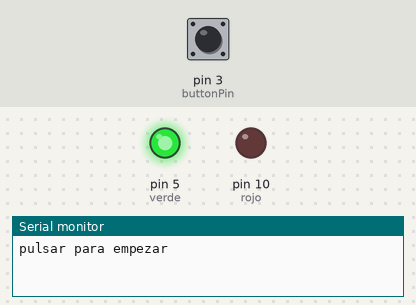
Simulated run of this sketch. Board: Arduino Uno, built with avr-gcc and run on an emulated ATmega328P. Parts: output pins drawn as LEDs (lit = HIGH), the last lines printed to the serial monitor. Inputs (shaded band) come from the test bench; at power-on: pin 3 (buttonPin) LOW. Random numbers use the default seed unless the sketch sets one.

Above: at 1.2 s.
1.3 s: pin 3 (buttonPin) pulled HIGH for 0.15 s
At 2.1 s:
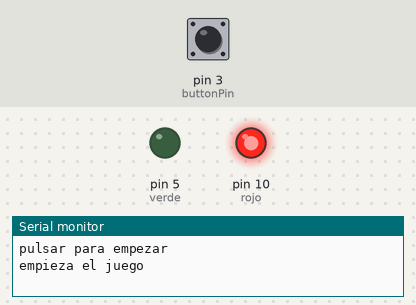
3.2 s: pin 3 (buttonPin) pulled HIGH for 1 s
At 5.8 s:
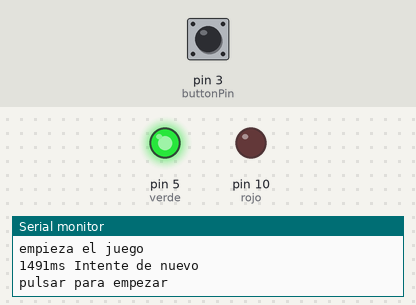
6.7 s: pin 3 (buttonPin) pulled HIGH for 3.2 s
At 6.93 s:
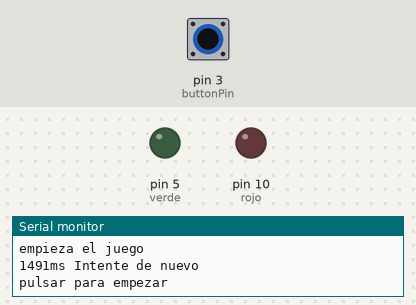
Timing chart, 0 to 9.7 s (numbered marks = the images above; inputs shaded):
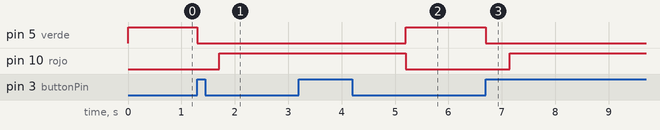

Measured:
- after the input at 1.3 s, pin 5 (verde): HIGH → LOW at once; pin 10 (rojo): LOW → HIGH after 0.41 s
- after the input at 3.2 s, pin 5 (verde): LOW → HIGH after 2.0 s; pin 10 (rojo): HIGH → LOW after 2.0 s
- after the input at 6.7 s, pin 5 (verde): HIGH → LOW at once; pin 10 (rojo): LOW → HIGH after 0.45 s

The sketch:

p1.ino
```cpp
const int buttonPin =3 ;
const int verde =5;
const int rojo = 10;
volatile int estado = 0;
int buttonState=0;
unsigned long time;
volatile unsigned long time2;
unsigned long timeResult;
void setup(){
  //start serial connection
  Serial.begin(9600);
  //configure pin2 as an input and enable the internal pull-up resistor
  pinMode(buttonPin, INPUT);
  pinMode(verde, OUTPUT);
  pinMode(rojo, OUTPUT);
}

void detector(){
  if(digitalRead(buttonPin)== HIGH)
    estado=1;
}
void getTime(){
  if(digitalRead(buttonPin)== HIGH)
    time2= millis();
}

void loop(){
  digitalWrite(verde, HIGH);
  digitalWrite(rojo, LOW);
  Serial.print("pulsar para empezar\n");
  while (digitalRead(buttonPin)== LOW);
  digitalWrite(verde, LOW);
  digitalWrite(rojo, LOW);
  attachInterrupt(1,detector,RISING);
  estado = 0;
  delay(400);
  delay(random(0,800));
  detachInterrupt(1);
  if(estado==HIGH){
    Serial.print("NO SE PRECIPITE. Intente de nuevo \n");
  }
  else{
    time=0;
    time2=0;
    Serial.print("empieza el juego \n");
    digitalWrite(rojo, HIGH);
    time = millis();
    attachInterrupt(1,getTime,RISING);
    while (time2==0);
    detachInterrupt(1);
    timeResult=time2-time;
    Serial.print(timeResult);
    if(timeResult<100)
    {
      Serial.print("ms ENHORABUENA Excelentes reflejos\n");
    }
    else if(timeResult>200){
      Serial.print("ms Intente de nuevo \n");
    }
    else{
      Serial.print("ms BIEN, buenos reflejos \n");
    }

  }
  delay(2000);
}
```
